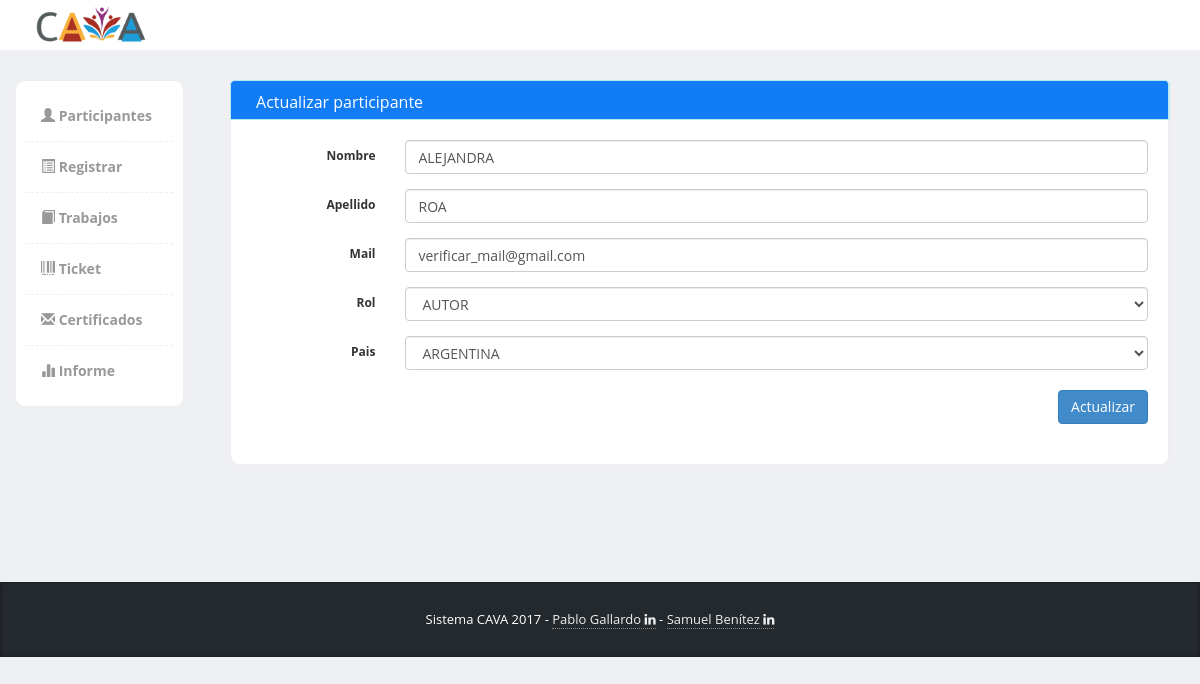
/registro/modificar/147, run on the app's committed database.
### tables this page shows
CREATE TABLE `personas` (
  `id_persona` int(11) NOT NULL,
  `nombre` varchar(64) NOT NULL,
  `apellido` varchar(64) NOT NULL,
  `mail` varchar(100) NOT NULL,
  `id_rol` int(11) NOT NULL,
  `id_pais` int(11) NOT NULL
);

### application/controllers/registro.php (called while the page is built, shortened)
<?php
class Registro extends CI_Controller {
	public function __construct(){
		$this->load->library('form_validation');
		$this->load->model('rol_model');
		$this->load->model('pais_model');
		$this->load->model('personas_model');
	}
	public function modificar($id = null){
		$personas = $this->personas_model->get_id($id);
		if(count($personas) > 0 ){
			foreach ($personas as $persona) {
				$data['nombre']   = $persona->nombre;
				$data['apellido'] = $persona->apellido;
				$data['mail']	  = $persona->mail;
				$data['id_rol']	  = $persona->id_rol;
				$data['id_pais']  = $persona->id_pais;
			}
			$data['id_persona'] = $id;
			$data['roles'] 		=  $this->rol_model->get();
			$data['paises'] 	= $this->pais_model->get();
			$this->load->view('commons/header_menu_view');
			$this->load->view('registro_update_view',$data);
			$this->load->view('commons/footer_view');
		}
		else
			redirect('participantes');
	}
}

### index.php (called while the page is built, shortened)
<?php
require_once BASEPATH.'core/CodeIgniter.php';

### application/models/personas_model.php (called while the page is built, shortened)
<?php
class personas_model extends CI_model {
	function get_id($id = null){
		$this->db->where('id_persona',$id);
		$query = $this->db->get('personas');
		return $query->result();
	}
}

### application/models/rol_model.php (called while the page is built, shortened)
<?php
class rol_model extends CI_model {
	function get(){
		return $this->db->get('rol')->result();
	}
}

### application/models/pais_model.php (called while the page is built, shortened)
<?php
class pais_model extends CI_model {
	function get(){
		return $this->db->get('pais')->result();
	}
}

### application/views/registro_update_view.php (the view, shortened to what this page needs)
<div class="col-md-12 panel-info">
			  			<div class="content-box-header panel-heading">
		  					<div class="panel-title ">Actualizar participante</div>
			  			</div>
			  			<div class="content-box-large box-with-header">
				  			<div id="rootwizard">
								<div class="tab-content">
								    <div class="tab-pane active" id="tab1">
								      <form class="form-horizontal" role="form" method="post" action="<?=base_url('registro/actualizar')?>">
										  <div class="form-group">
										    <label for="inputEmail3" class="col-sm-2 control-label">Nombre</label>
										    <div class="col-sm-10">
										      <input name="nombre" value="<?php echo (isset($nombre)) ? $nombre : set_value('nombre')?>" type="text" class="form-control" id="inputEmail3" placeholder="">
										    </div>
										  </div>
										  <div class="form-group">
										    <label for="inputPassword3" class="col-sm-2 control-label">Apellido</label>
										    <div class="col-sm-10">
										      <input name="apellido" value="<?php echo (isset($apellido)) ? $apellido : set_value('apellido')?>"  type="text" class="form-control" id="inputPassword3" placeholder="">
										    </div>
										  </div>
										  <div class="form-group">
										    <label for="inputPassword3" class="col-sm-2 control-label">Mail</label>
										    <div class="col-sm-10">
										      <input name="mail" value="<?php echo (isset($mail)) ? $mail : set_value('mail')?>" type="mail" class="form-control" id="inputPassword3" placeholder="">
										    </div>
										  </div>
										  <div class="form-group">
										    <label for="inputPassword3" class="col-sm-2 control-label">Rol</label>
										    <div class="col-sm-10">
										        <select name="id_rol" class="form-control" id="inputPassword3" required="">
											      	<?php foreach ($roles as $rol):?>
											      		<?php if($rol->id_rol == $id_rol): ?>
											      			<option value="<?=$rol->id_rol?>" selected><?=$rol->rol?></option>
											      		<?php else: ?>
											      			<option value="<?=$rol->id_rol?>"><?=$rol->rol?></option>
											      		<?php endif;?>
											      	<?php endforeach;?>
										        </select>
										    </div>
										  </div>
										  <div class="form-group">
										    <label for="inputPassword3" class="col-sm-2 control-label">Pais</label>
										    <div class="col-sm-10">
										      <select name="id_pais" class="form-control" id="inputPassword3" placeholder="">
										      	<?php foreach ($paises as $pais):?>
										      		<?php if($pais->id_pais == $id_pais): ?>
										      			<option value="<?=$pais->id_pais?>" selected><?=$pais->pais?></option>
										      		<?php else: ?>
										      			<option value="<?=$pais->id_pais?>"><?=$pais->pais?></option>
										      		<?php endif;?>
										      	<?php endforeach;?>
										      </select>
										    </div>
										  </div>
								    </div>
									<ul class="pager wizard">
									  	<input type="submit" class="btn btn-primary pull-right" value="Actualizar">
									</ul>
								</div>
							</div>
						</div>
</div>

### assets/template/css/styles.css (style rules this page uses)
.panel-info>.panel-heading { color: #ffffff; background-color: #117cf3; border-color: #bce8f1; }
body { font-family: 'Open Sans', sans-serif; background-color: #f7f7f7; position: relative; margin: 0px; font-size: 12px; padding: 0px; }
.content-box, .content-box-large { margin-bottom:30px; background:#fff; border-radius:10px; padding:10px; border-left:1px solid #eee; border-top:1px solid #eee; border-right:2px solid #eee; border-bottom:2px solid #eee; }
.content-box-large { padding: 20px; }
.box-with-header { border-top: none; border-top-left-radius:0px; border-top-right-radius:0px; }
.content-box-header { min-height: 40px; font-size: 16px; background:#f5f5f5; border-top-left-radius:5px; border-top-right-radius:5px; padding:10px; border-left:1px solid #eee; border-top:1px solid #eee; border-right:2px solid #eee; }
.content-box-header:after { clear:both; }
body { background-color: #eff0f3; }
.panel-heading>.panel-title, .content-box-header .panel-title { float: left; padding: 10px 15px; padding-top: 0px; }

### data on the page
personas: nombre "ALEJANDRA", apellido "ROA", mail "verificar_mail@gmail.com"

### other printed values
form field id_rol "AUTOR"
form field id_pais "ARGENTINA"
